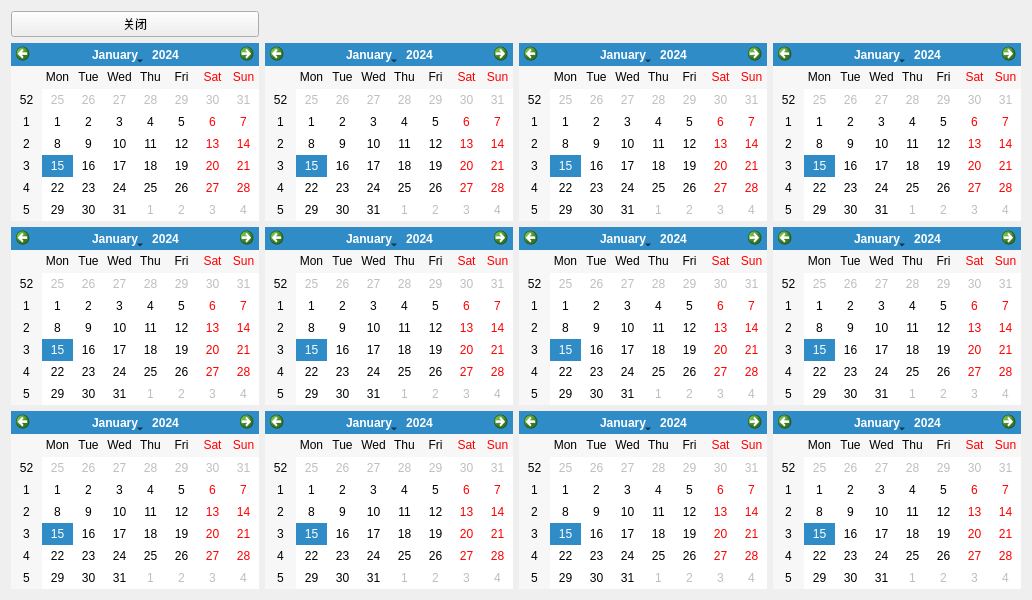
<?xml version="1.0" encoding="UTF-8"?>
<ui version="4.0">
 <class>YearCalendar</class>
 <widget class="QWidget" name="YearCalendar">
  <property name="geometry">
   <rect>
    <x>0</x>
    <y>0</y>
    <width>1028</width>
    <height>600</height>
   </rect>
  </property>
  <property name="windowTitle">
   <string>Year View Calendar</string>
  </property>
  <layout class="QGridLayout" name="gridLayout">
   <item row="1" column="3">
    <widget class="QCalendarWidget" name="calendarApril"/>
   </item>
   <item row="1" column="1">
    <widget class="QCalendarWidget" name="calendarFebruary"/>
   </item>
   <item row="2" column="1">
    <widget class="QCalendarWidget" name="calendarJune"/>
   </item>
   <item row="3" column="1">
    <widget class="QCalendarWidget" name="calendarOctober"/>
   </item>
   <item row="3" column="3">
    <widget class="QCalendarWidget" name="calendarDecember"/>
   </item>
   <item row="3" column="2">
    <widget class="QCalendarWidget" name="calendarNovember"/>
   </item>
   <item row="1" column="2">
    <widget class="QCalendarWidget" name="calendarMarch"/>
   </item>
   <item row="1" column="0">
    <widget class="QCalendarWidget" name="calendarJanuary"/>
   </item>
   <item row="2" column="0">
    <widget class="QCalendarWidget" name="calendarMay"/>
   </item>
   <item row="3" column="0">
    <widget class="QCalendarWidget" name="calendarSeptember"/>
   </item>
   <item row="2" column="3">
    <widget class="QCalendarWidget" name="calendarAugust"/>
   </item>
   <item row="2" column="2">
    <widget class="QCalendarWidget" name="calendarJuly"/>
   </item>
   <item row="0" column="0">
    <widget class="QPushButton" name="closeButton">
     <property name="text">
      <string>关闭</string>
     </property>
    </widget>
   </item>
  </layout>
 </widget>
 <resources/>
 <connections/>
</ui>
